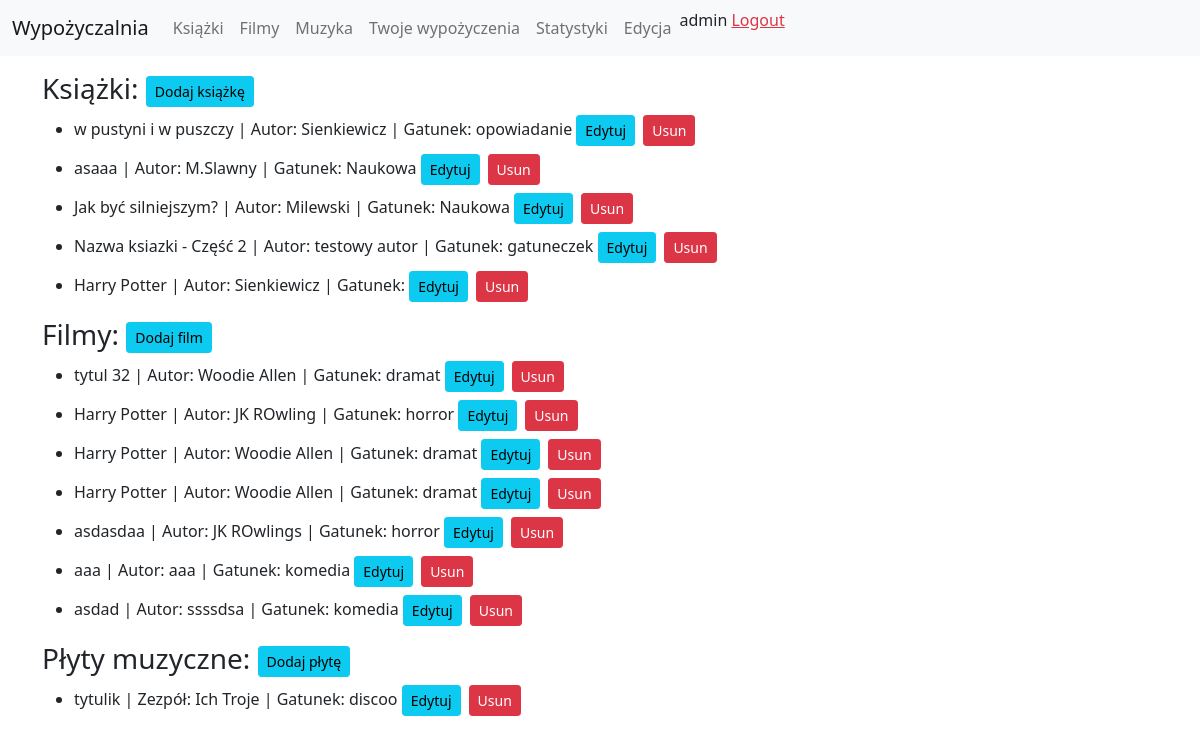
/biblioteka/strona-edycja/ (signed in), run on an earlier commit of the app's database.
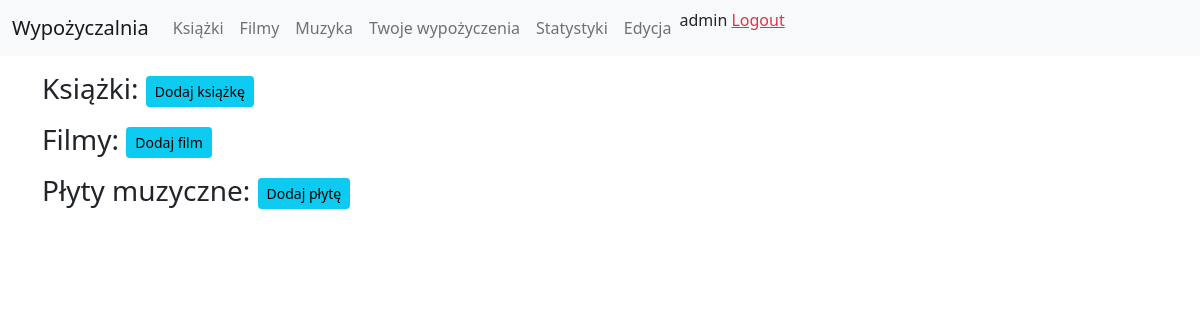
And on a later commit of the database.
### Biblioteka/models.py (models this page shows, shortened)
class Ksiazka(models.Model):
    id = models.AutoField(primary_key=True)
    autor = models.CharField(max_length=200)
    tytul = models.CharField(max_length=200)
    gatunek = models.CharField(max_length=200)
    ISBN = models.CharField(max_length=13, unique=True)
    wypozyczajacy = models.ForeignKey(settings.AUTH_USER_MODEL, on_delete=models.CASCADE, blank=True, null=True)
    class Meta:
        unique_together = ('autor', 'tytul', 'gatunek',)

class Film(models.Model):
    rezyser = models.CharField(max_length=200)
    tytul = models.CharField(max_length=200)
    gatunek = models.CharField(max_length=200)
    czas_trwania = models.IntegerField()
    wypozyczajacy = models.ForeignKey(settings.AUTH_USER_MODEL, on_delete=models.CASCADE, blank=True, null=True)
    class Meta:
        unique_together = ('rezyser', 'tytul', 'czas_trwania',)

class Plyta(models.Model):
    zespol = models.CharField(max_length=200)
    tytul = models.CharField(max_length=200)
    gatunek = models.CharField(max_length=200)
    lista_utworow = models.CharField(max_length=200)
    czas_trwania = models.IntegerField()
    wypozyczajacy = models.ForeignKey(settings.AUTH_USER_MODEL, on_delete=models.CASCADE, blank=True, null=True)

### Biblioteka/views.py (the view)
# urls.py: path('strona-edycja/', login_required(login_url='loginPage')(StronaEdycja.as_view()), name='strona-edycja'),
class StronaEdycja(View):
    def get(self, request):
        if request.user.is_superuser:
            try:
                ksiazki = get_list_or_404(Ksiazka)
            except:
                ksiazki = None
            try:
                filmy = get_list_or_404(Film)
            except:
                filmy = None
            try:
                plyty = get_list_or_404(Plyta)
            except:
                plyty = None
            return render(request, 'biblioteka/edycja_admin.html', {'ksiazki': ksiazki, 'filmy': filmy, 'plyty': plyty})
        else:
            return redirect('wypozyczenia')

### Biblioteka/templates/biblioteka/edycja_admin.html (shortened to what this page needs)
{% extends "base.html" %}
{% block content %}
<div class="container pt-3">
    <h3>Książki: <a href='' class='btn btn-info btn-sm' data-bs-toggle="modal" data-bs-target="#ksiazki-dodaj">Dodaj książkę</a></h3>
    <ul>
        {% for ksiazka in ksiazki %}
        <li class="mb-2">{{ksiazka.tytul}} | Autor: {{ksiazka.autor}} | Gatunek: {{ksiazka.gatunek}} <a href='' class='btn btn-info btn-sm' data-bs-toggle="modal" data-bs-target="#ksiazki-{{ksiazka.id}}">Edytuj</a><a href='/biblioteka/usun/ksiazki/{{ksiazka.id}}' class='btn ms-2 btn-danger btn-sm'>Usun</a></li>
        {% endfor %}
    </ul>
    <h3>Filmy: <a href='' class='btn btn-info btn-sm' data-bs-toggle="modal" data-bs-target="#filmy-dodaj">Dodaj film</a></h3>
    <ul>
        {% for film in filmy %}
        <li class="mb-2">{{film.tytul}} | Autor: {{film.rezyser}} | Gatunek: {{film.gatunek}} <a href='' class='btn btn-info btn-sm' data-bs-toggle="modal" data-bs-target="#filmy-{{film.id}}">Edytuj</a><a href='/biblioteka/usun/filmy/{{film.id}}' class='btn ms-2 btn-danger btn-sm'>Usun</a></li>
        {% endfor %}
    </ul>
    <h3>Płyty muzyczne: <a href='' class='btn btn-info btn-sm' data-bs-toggle="modal" data-bs-target="#plyty-dodaj">Dodaj płytę</a></h3>
    <ul>
        {% for plyta in plyty %}
        <li class="mb-2">{{plyta.tytul}} | Zezpół: {{plyta.zespol}} | Gatunek: {{plyta.gatunek}} <a href='' class='btn btn-info btn-sm' data-bs-toggle="modal" data-bs-target="#plyty-{{plyta.id}}">Edytuj</a><a href='/biblioteka/usun/plyty/{{plyta.id}}' class='btn ms-2 btn-danger btn-sm'>Usun</a></li>
        {% endfor %}
    </ul>
</div>
{% endblock %}

What changed in the data, as far as the page shows it:
removed Ksiazka: tytul "w pustyni i w puszczy", autor "Sienkiewicz", gatunek "opowiadanie"
removed Ksiazka: tytul "asaaa", autor "M.Slawny", gatunek "Naukowa"
removed Ksiazka: tytul "Jak być silniejszym?", autor "Milewski", gatunek "Naukowa"
removed Ksiazka: tytul "Nazwa ksiazki - Część 2", autor "testowy autor", gatunek "gatuneczek"
removed Ksiazka: tytul "Harry Potter", autor "Sienkiewicz"
removed Film: tytul "tytul 32", rezyser "Woodie Allen", gatunek "dramat"
removed Film: tytul "Harry Potter", rezyser "JK ROwling", gatunek "horror"
removed Film: tytul "Harry Potter", rezyser "Woodie Allen", gatunek "dramat"
removed Film: tytul "Harry Potter", rezyser "Woodie Allen", gatunek "dramat"
removed Film: tytul "asdasdaa", rezyser "JK ROwlings", gatunek "horror"
removed Film: tytul "aaa", rezyser "aaa", gatunek "komedia"
removed Film: tytul "asdad", rezyser "ssssdsa", gatunek "komedia"
removed Plyta: tytul "tytulik", zespol "Ich Troje", gatunek "discoo"
